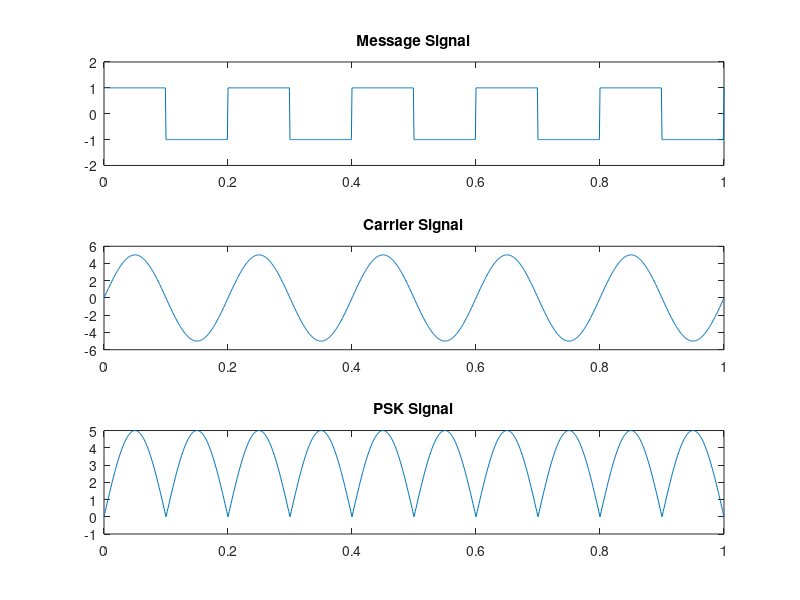

This chart was generated by the following MATLAB code:
clc;
clear all;
close all;

t = 0 : 0.001 : 1;
fm = input('Enter the frequency of message signal: ');
fc = input('Enter the frequency of carrier signal: ');
amp = input('Enter amplitude: ');

figure(73050);
m = square(2*pi*fm*t);
subplot(3, 1, 1);
plot(t, m);
axis([0 1 -2 2]);
title('Message Signal');

c = amp.*sin(2*pi*fc*t);
subplot(3, 1, 2);
plot(t, c);
title('Carrier Signal');

w = c.*m;
subplot(3, 1, 3);
plot(t, w);
title('PSK Signal');